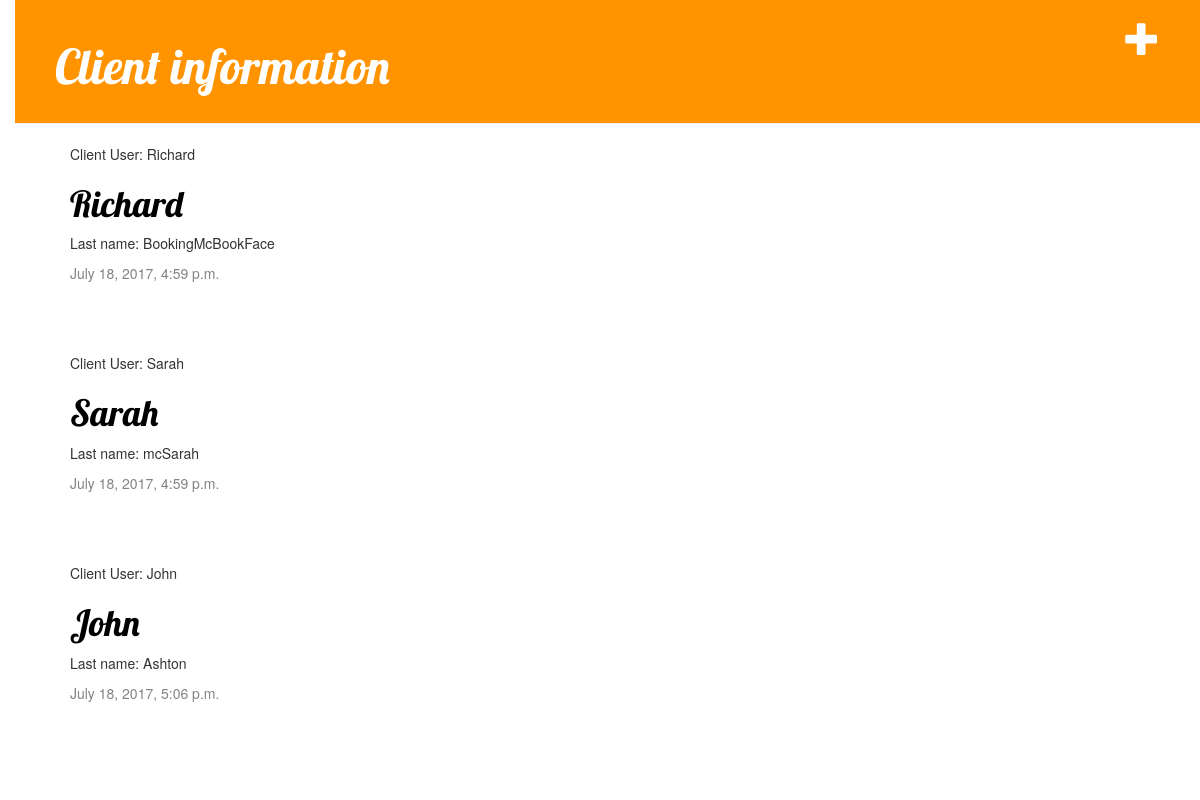
The app's page /, older data.
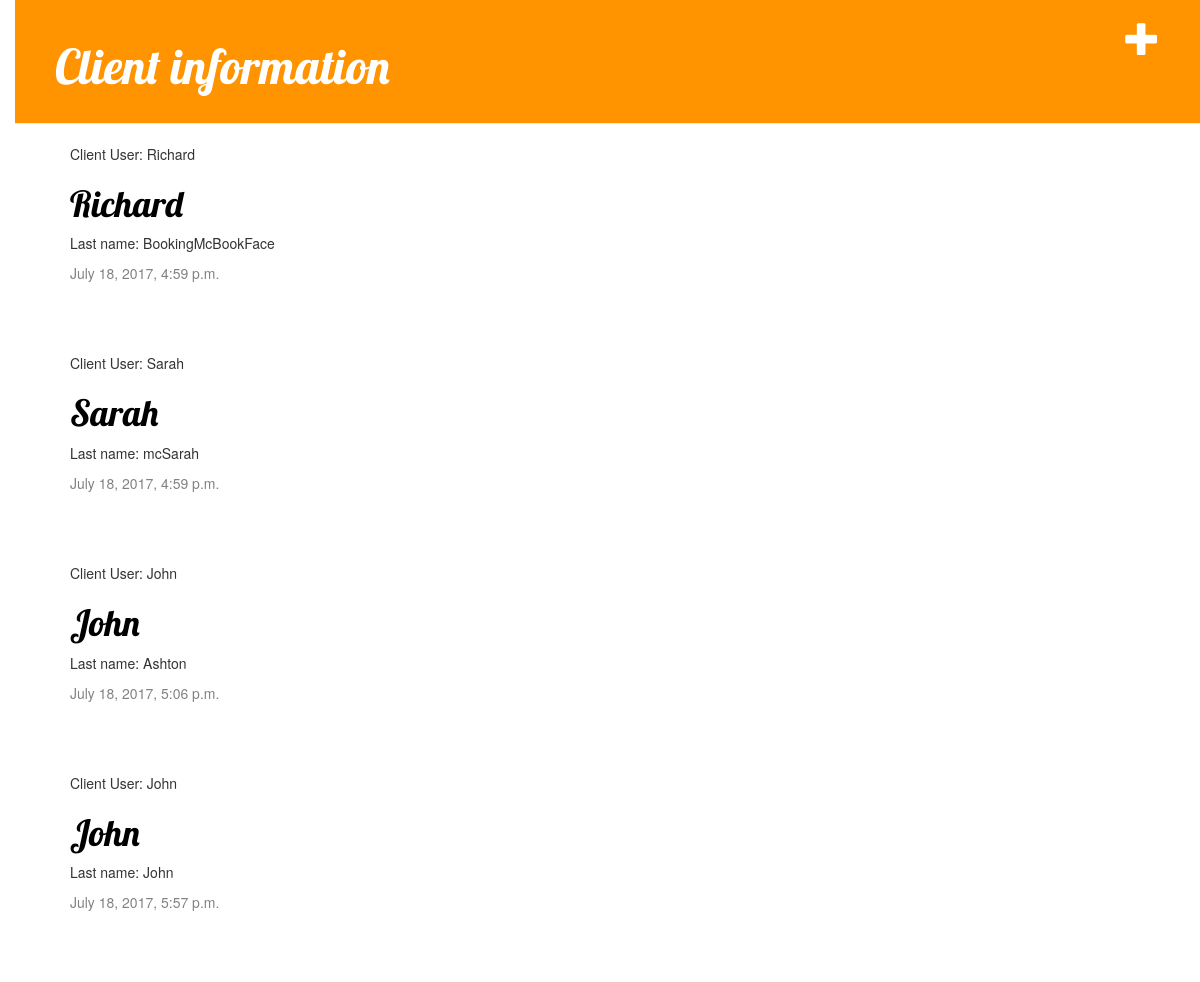
The same page, newer data.
### booking/models.py (models this page shows, shortened)
class Client(models.Model):
    clients = models.ForeignKey('auth.User')
    email = models.EmailField(('email address'), max_length=254, unique=True)
    first_name = models.CharField(('first name'), max_length=30, blank=True)
    last_name = models.CharField(('last name'), max_length=30, blank=True)
    date_joined = models.DateTimeField(('date joined'), default=timezone.now)
    is_staff = models.BooleanField(('staff status'), default=False,
        help_text=('Designates whether the user can log into this admin '
                    'site.'))
    is_active = models.BooleanField(('active'), default=True,
        help_text=('Designates whether this user should be treated as '
                    'active. Unselect this instead of deleting accounts.'))

### booking/views.py (the view)
# urls.py: url(r'^$', views.client_list, name='client_list'),
def client_list(request):
    clients = Client.objects.filter(date_joined__lte=timezone.now())
    return render(request, 'booking/client_list.html', {'clients': clients})

### booking/templates/booking/client_list.html
{% extends 'booking/base.html' %}
{% block content %}
  {% for client in clients %}
    <div class='client'>
      <p>Client User: {{ client.clients }}</p>
      <h1><a href="{% url 'client_detail' pk=client.pk %}">{{ client.first_name }}</a></h1>
      <p>Last name: {{ client.last_name}}</p>
      <div class='date'>
        <p>{{ client.date_joined }}</p>
      </div>
    </div>
  {% endfor %}
{%endblock%}

Row changes from the older to the newer data that the page shows:
added Client: clients "John", first_name "John", last_name "John", date_joined "July 18, 2017, 5:57 p.m."
